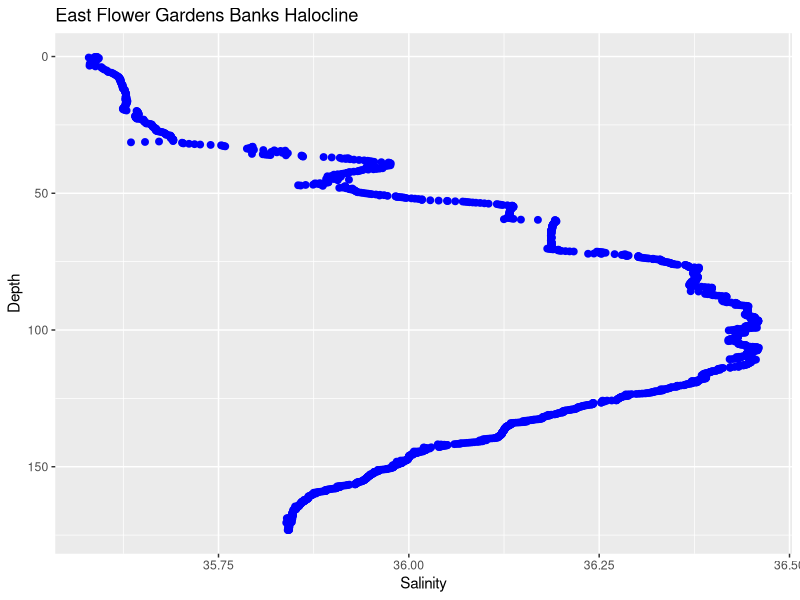

This chart was generated by the following R code:
library(ggplot2)

setwd("C:/Users/clali/OneDrive/Desktop/EOS_CLASS/Lab 5")
gardens.cs<-read.csv('Flower_Gardens_S.csv')

ggplot(data= gardens.cs, mapping=aes(x = Salinity, y = Depth))+
  geom_point(size=2, color='blue')+
  xlab('Salinity')+ 
  ylab ('Depth')+ 
  ggtitle ('East Flower Gardens Banks Halocline')+ 
  labs(color= 'Color')+
  scale_y_reverse()
